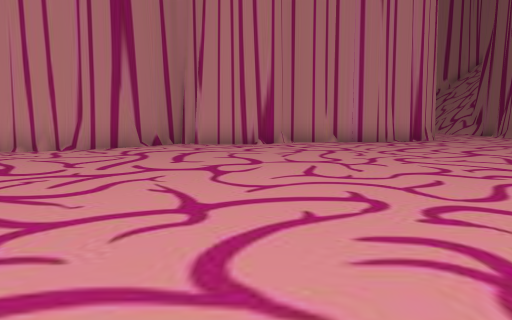
view 1 (above)

22 first-person views from a walk through a 3-D level made in the Unity game engine. The camera is 1.2 m above the floor, tilts 6° down and sees 70° across. The floor is counted in squares, 2 m on a side. Each view is taken from the middle of a square. On the plan, view 1 faces up. The plan holds only what a view shows up to about 10 squares ahead; the rest is blank. The place goes on beyond the plan. Some surface patterns are stand-ins.

view 2
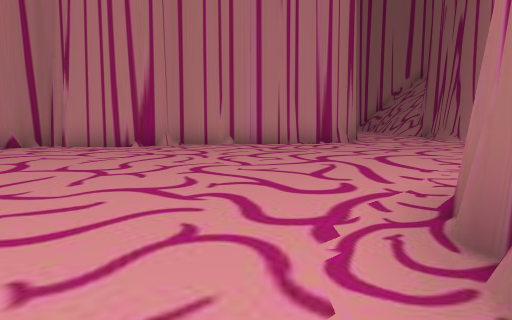

view 3
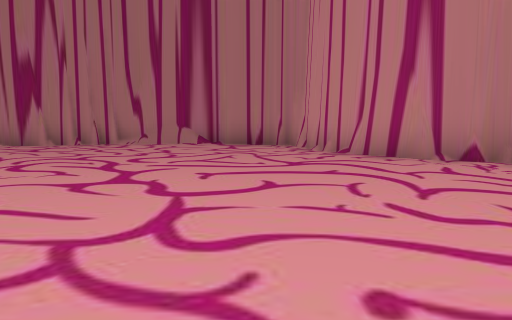

view 4
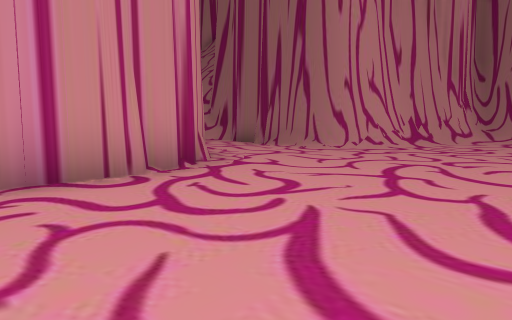

view 5
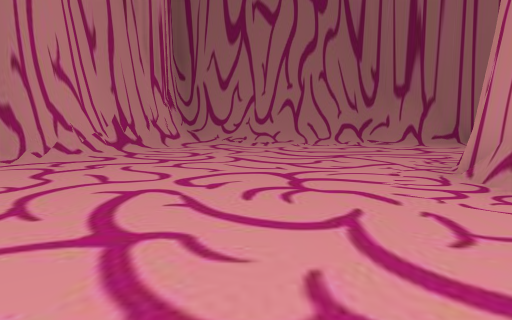

view 6
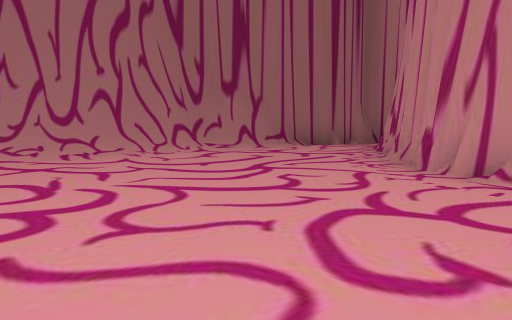

view 7
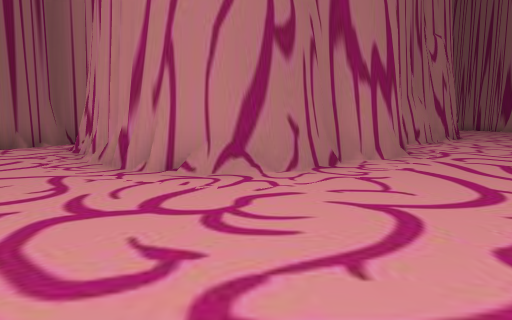

view 8
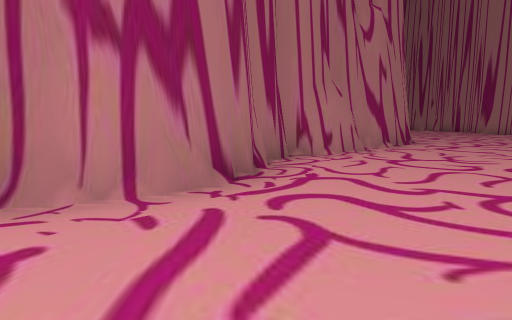

view 9
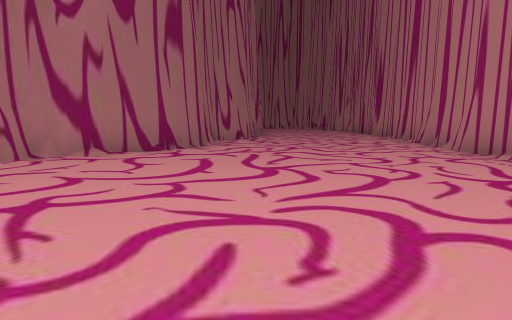

view 10
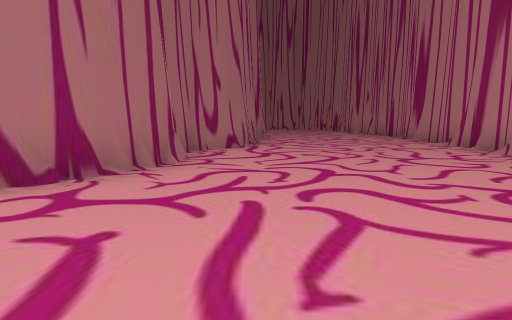

view 11
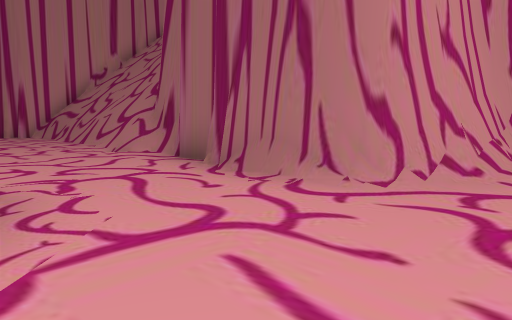

view 12
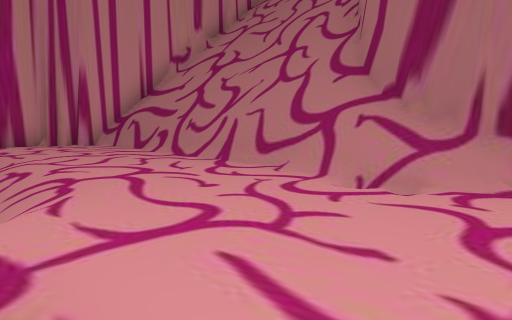

view 13
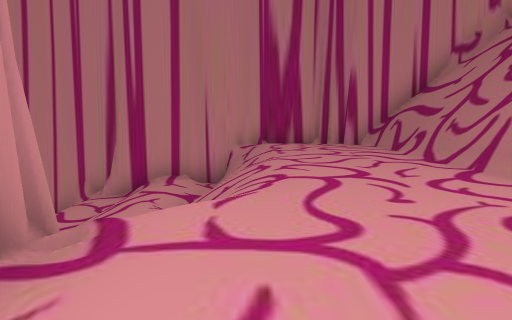

view 14
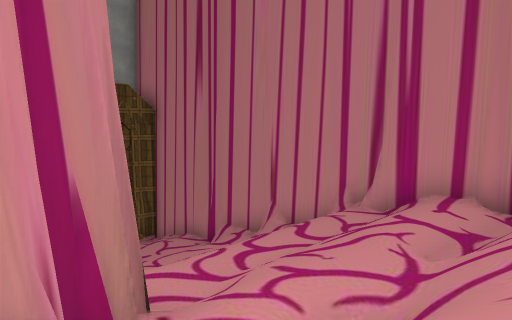

view 15
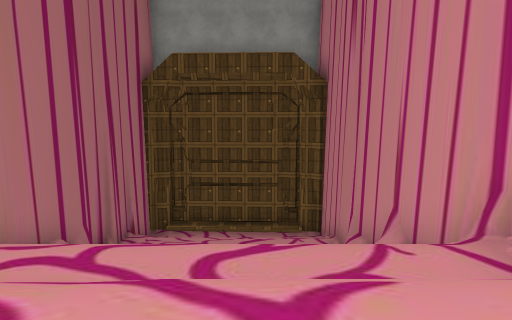

view 16
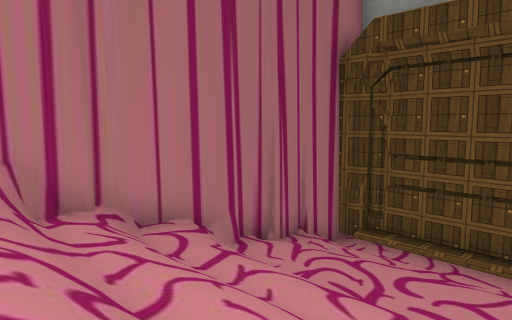

view 17
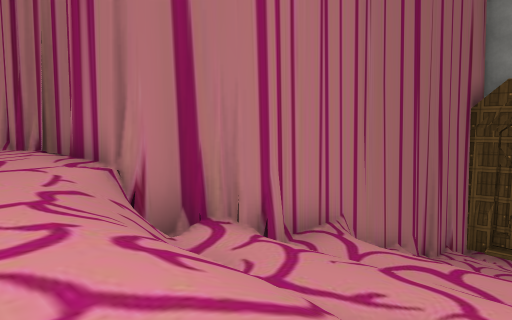

view 18
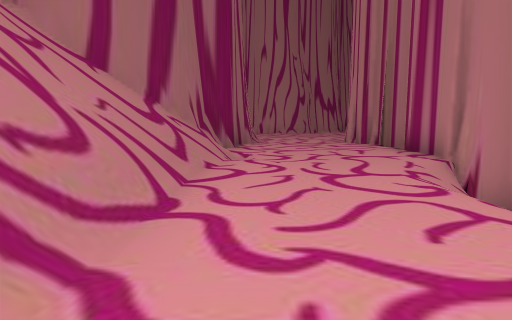

view 19
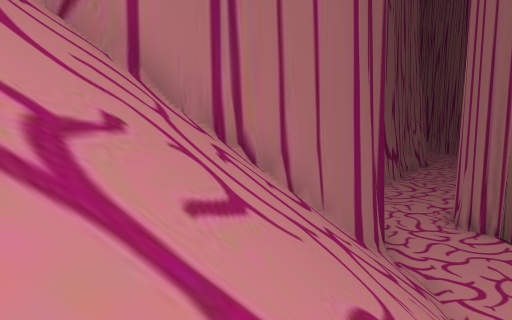

view 20
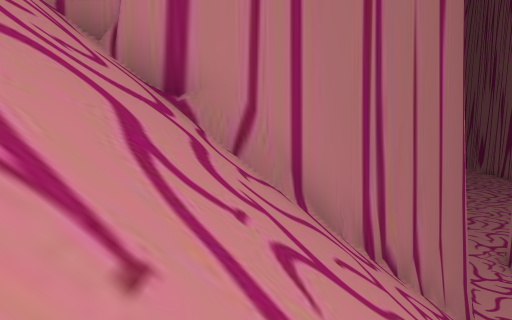

view 21
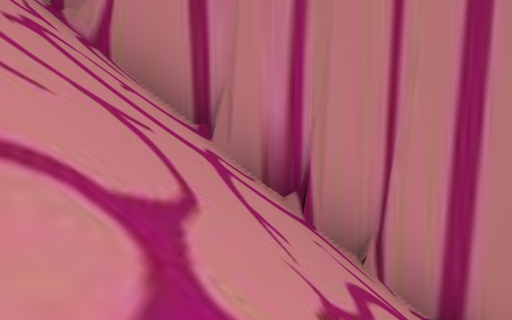

view 22
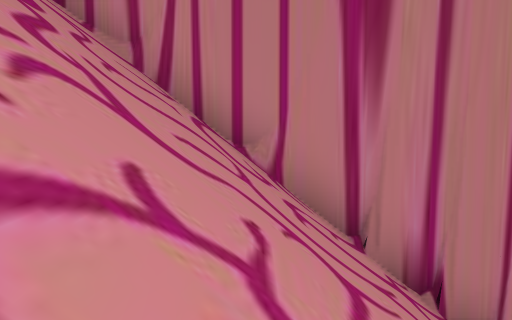

### Floor plan
Key: @ floor where view 1 was taken; # wall or solid block; . main floor; - floor 1.5 m lower than the main floor; _ floor 6.5 m lower than the main floor; / step, stairs or slope; = window, fence, low wall or low ledge; v drop or lower ground.
Columns run from 7 left of view 1 to 23 right of it. Each row starts with its distance up from view 1.
 26          ############
 25    #######/##//..=/// /    /
 24  #//__/// /////..v////// / //
 23  #//__/////////..v////////////
 22  #//__//////-//..v////////////
 21  #/////////////../////////////
 20  #///////=/////..=//#######////
 19  ############=/..//##     #####
 18             #/..//##
 17             #.../##
 16             #....#
 15             #....#
 14             ##..##
 13             ##..##
 12            ##...##
 11        #####.....#####
 10     ####............/#
  9    ##................#
  8  ###.................#
  7 ##...................#
  6 #....................#
  5 #............####....#
  4 #...........##  #.../#
  3 #..........##   ##..##
  2 #..........#     ##.#
  1 #..........#      ###
  0 ##.....@..##
 -1  #.......##
 -2 ##......##
 -3 #......##
 -4 #......#
 -5 #......#
 -6 #......#
 -7 #.....##
 -8 #.....#
 -9 #....##

Positions as (right, up) in squares from view 1, and headings:
1: (0, 0), facing up
2: (3, 1), facing up
3: (3, 6), facing left
4: (2, 7), facing up-right
5: (4, 8), facing right
6: (7, 10), facing down-right
7: (7, 10), facing down
8: (4, 7), facing down
9: (-2, 5), facing down
10: (-2, 1), facing down
11: (6, 10), facing up-right
12: (6, 16), facing up-right
13: (7, 16), facing up
14: (7, 18), facing up-left
15: (6, 23), facing left
16: (3, 25), facing down-left
17: (8, 23), facing down-left
18: (9, 24), facing down
19: (13, 25), facing down
20: (15, 25), facing down
21: (18, 24), facing down
22: (20, 25), facing down
